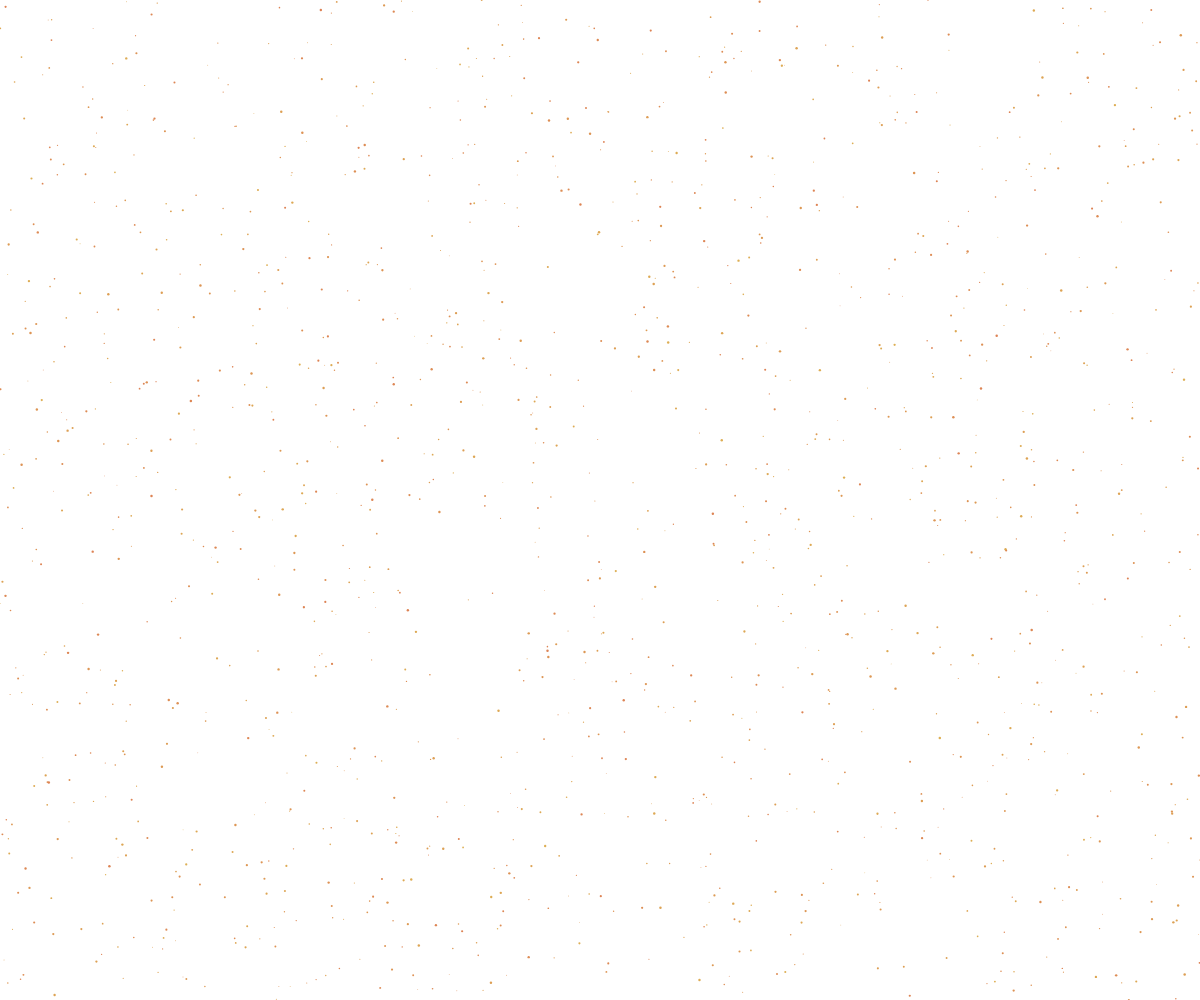
Frame 1 (no input)
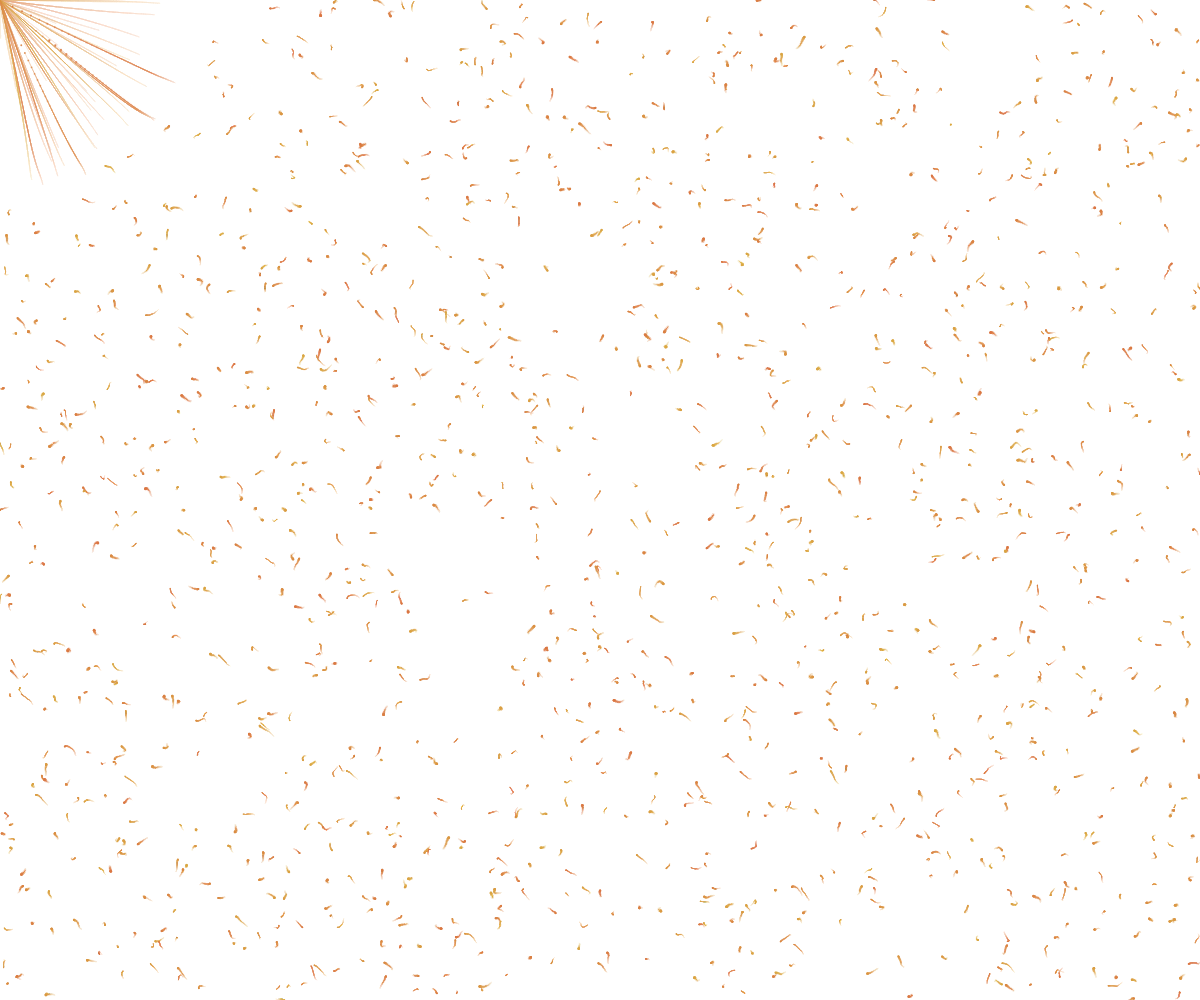
Frame 60 (no input)
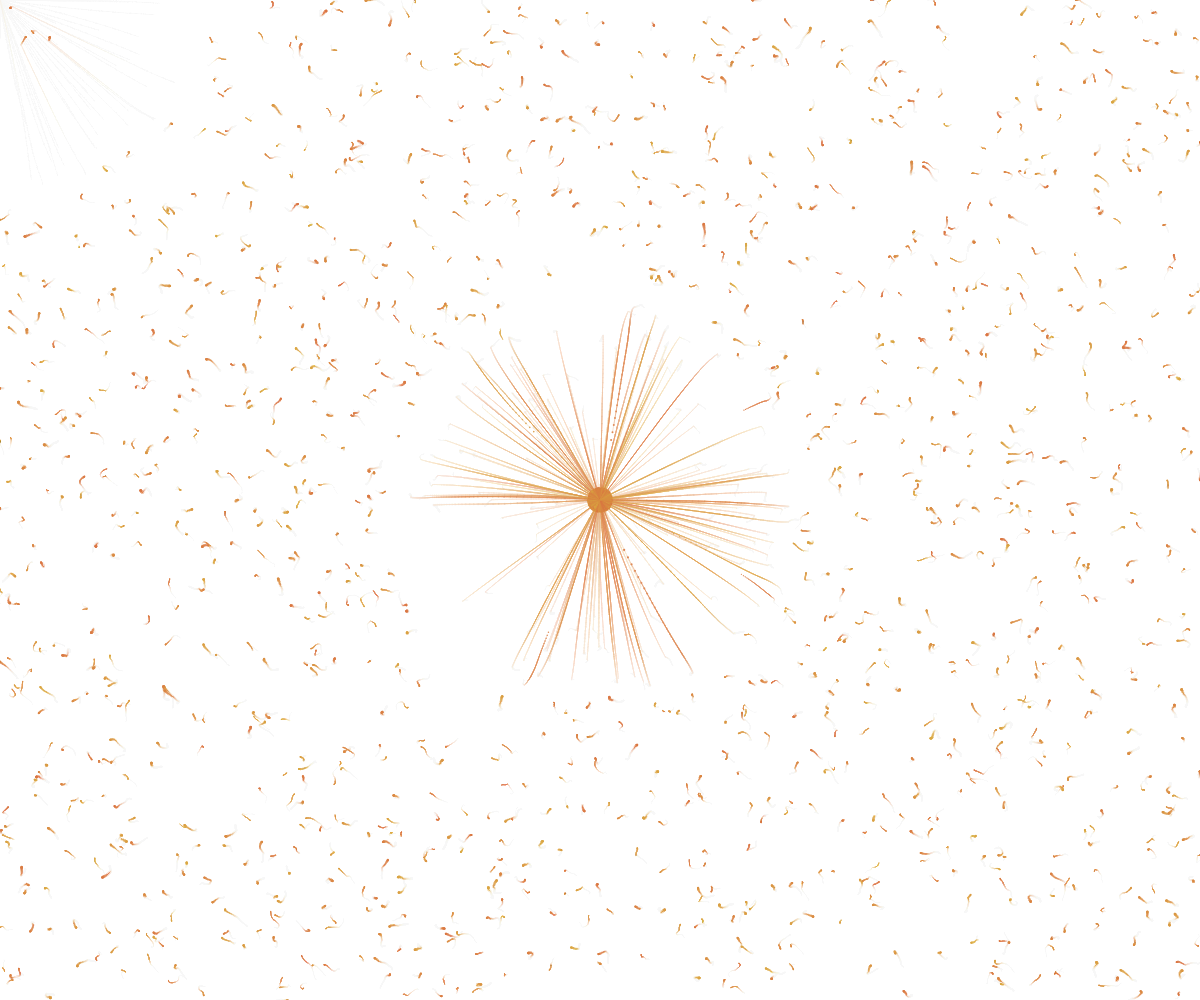
Frame 120 (the mouse pressed at the canvas centre since frame 60)

The p5.js sketch that drew these frames (run headless with seeded random() and noise() and a simulated clock; from frame 60 on, the mouse is pressed at the canvas centre):

// p5.js sketch
// ── sketch.js
let particles = [];
const particleCount = 1500;
const magneticStrength = 800;
const mouseRadius = 200;
const trailLength = 30;

function setup() {
  createCanvas(windowWidth, windowHeight);
  colorMode(HSB, 360, 100, 100, 1);
  
  // Initialize particles with random positions
  for (let i = 0; i < particleCount; i++) {
    particles.push({
      x: random(width),
      y: random(height),
      size: random(0.8, 2.5),
      hue: random(20, 40), // metallic-looking hues
      ox: random(100),
      oy: random(100),
      history: []
    });
  }
}

function draw() {
  background(0, 0, 95, 0.05); // Semi-transparent background for trail effect
  
  // Update and display particles
  for (let i = 0; i < particles.length; i++) {
    let p = particles[i];
    
    // Add to history for trail
    p.history.push({x: p.x, y: p.y});
    if (p.history.length > trailLength) {
      p.history.shift();
    }
    
    // Apply magnetic force from mouse
    let dxMouse = mouseX - p.x;
    let dyMouse = mouseY - p.y;
    let distance = sqrt(dxMouse * dxMouse + dyMouse * dyMouse);
    
    if (distance < mouseRadius) {
      let force = map(distance, 0, mouseRadius, magneticStrength, 0);
      p.x += (dxMouse / distance) * force * 0.015;
      p.y += (dyMouse / distance) * force * 0.015;
    }
    
    // Add subtle noise-based movement
    let nx = noise(p.ox, p.oy) * 2 - 1;
    let ny = noise(p.ox + 100, p.oy + 100) * 2 - 1;
    
    p.x += nx * 0.4;
    p.y += ny * 0.4;
    
    // Update noise values for next frame
    p.ox += 0.015;
    p.oy += 0.015;
    
    // Keep particles within canvas bounds
    if (p.x < 0) p.x = 0;
    if (p.x > width) p.x = width;
    if (p.y < 0) p.y = 0;
    if (p.y > height) p.y = height;
    
    // Draw trail
    noFill();
    stroke(p.hue, 70, 85, 0.4);
    strokeWeight(0.6);
    beginShape();
    for (let j = 0; j < p.history.length; j++) {
      let h = p.history[j];
      vertex(h.x, h.y);
    }
    endShape();
    
    // Draw particle with metallic appearance
    noStroke();
    fill(p.hue, 70, 85, 0.9);
    ellipse(p.x, p.y, p.size, p.size);
  }
}

function windowResized() {
  resizeCanvas(windowWidth, windowHeight);
}
